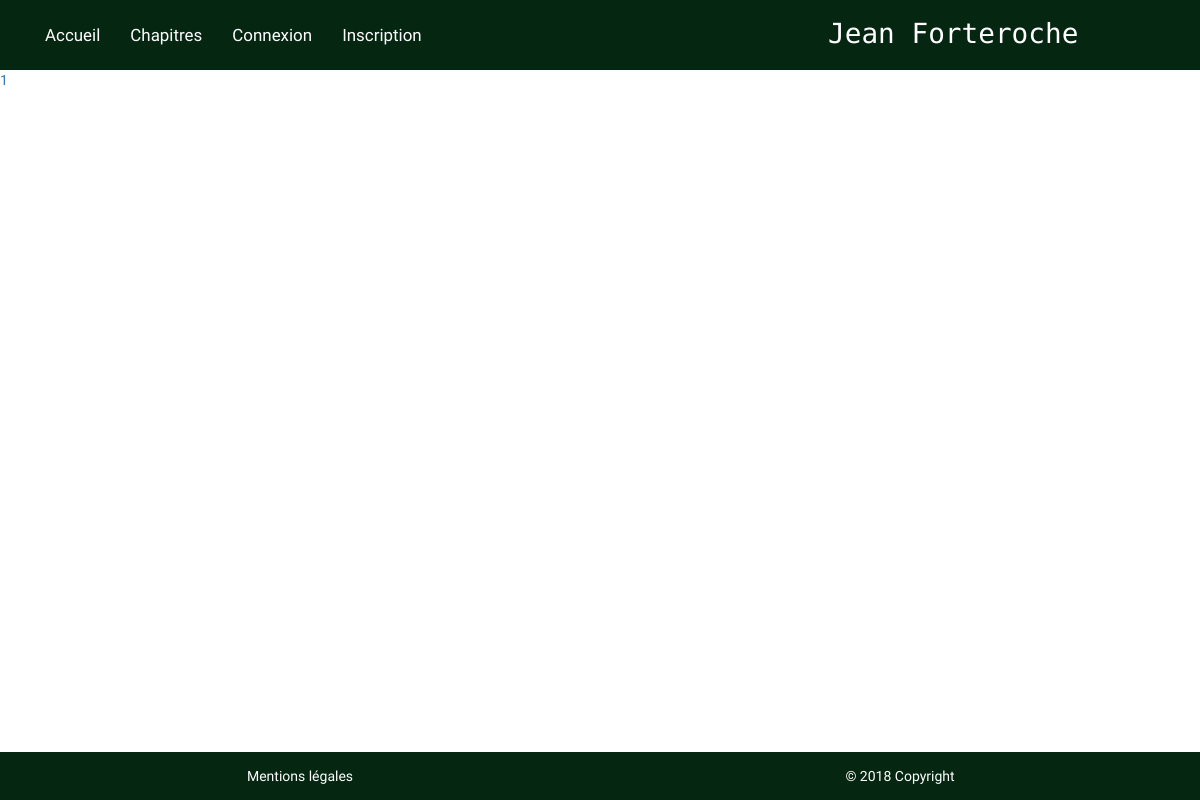
Before: /index.php?action=posts&page=2 with the older database file.
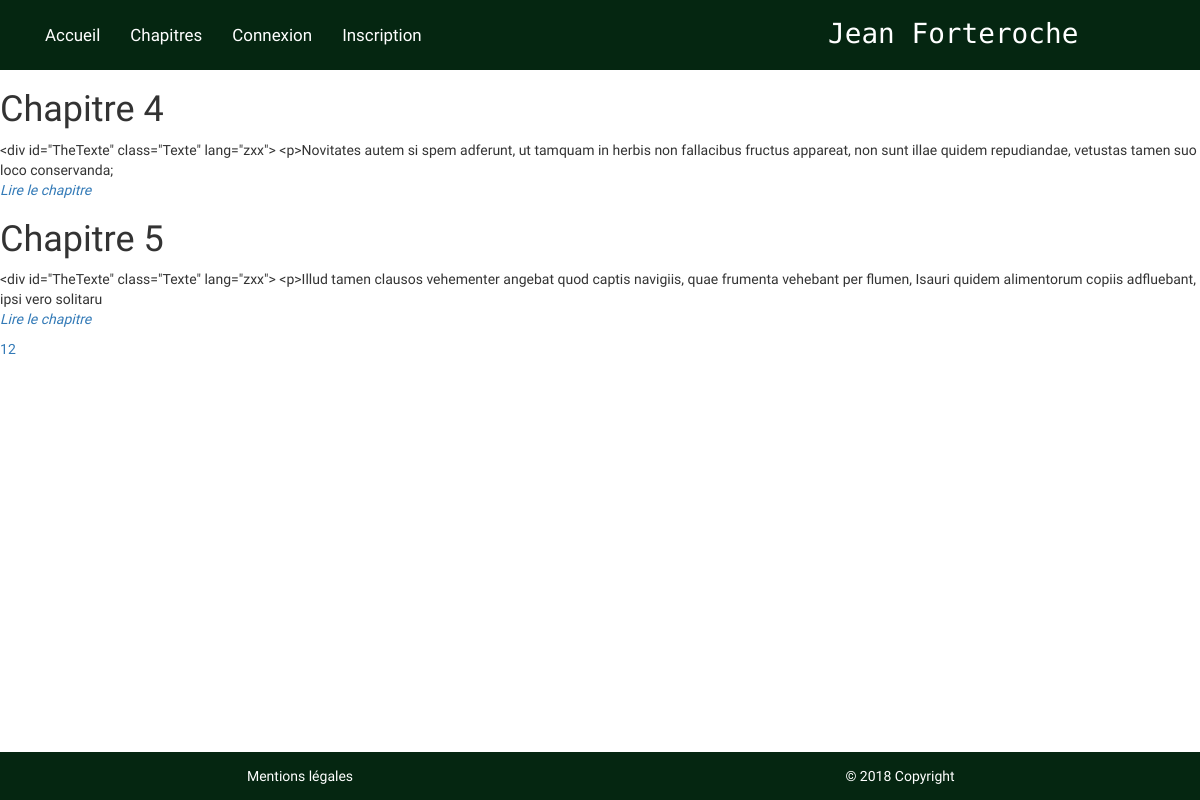
After: the same page with the newer database file.
### tables this page shows
CREATE TABLE `articles` (
  `id` int(11) NOT NULL,
  `title` varchar(255) NOT NULL,
  `content` text NOT NULL
);

### controller/PostController.php (called while the page is built, shortened)
<?php
require_once('Framework/Controller.php');
require_once('model/PostManager.php');
require_once('view/View.php');
class PostController extends Controller {
    private $postManager;
    public function __construct() {
        $this->postManager = new PostManager();
    }
    public function posts() {
        $articlesPerPage = 3;
        $totalPosts = $this->postManager->totalPosts();
        $pagesTotales = ceil($totalPosts/$articlesPerPage);
        if (isset($_GET['page']) AND !empty($_GET['page']) AND $_GET['page'] > 0)
        {
            $currentPage = $_GET['page'];
        } else {
            $currentPage = 1;
        }
        $start = ($currentPage-1)*$articlesPerPage;
        $posts = $this->postManager->getPosts($start, $articlesPerPage);
        $view = new View('Posts');
        $view->generate(array('posts' => $posts, 'pageTotales' => $pagesTotales));
    }
}

### Framework/Router.php (called while the page is built, shortened)
<?php
require_once('Controller.php');
require_once('view/View.php');
class Router {
    public function requestRouter() {
        try {
            $request = new Request(array_merge($_GET, $_POST));
            $controller = $this->createController($request);
            $action = $this->createAction($request);
            $controller->executeAction($action);
        }
        catch (Exception $e) {
            $this->manageError($e);
        }
    }
    private function createController(Request $request) {
        $controller = "Post";
        $classController = $controller . "Controller";
        $fileController = "controller/" . $classController . ".php";
        if (file_exists($fileController)) {
            $controller = new $classController();
            $controller->setRequest($request);
            return $controller;
        }
        else
            throw new Exception("Fichier '$fileController' introuvable");
    }
    private function createAction(Request $request) {
        $action = "index";
        if ($request->existParameter('action')) {
            $action = $request->getParameter('action');
        }
        return $action;
    }
}

### index.php (called while the page is built, shortened)
<?php
require('Framework/Router.php');
$router = new Router ();
$router->requestRouter();

### Framework/Manager.php (called while the page is built, shortened)
<?php
abstract class Manager {
    private $db;
    protected function executeARequest($sql, $params = null) {
        if ($params == null) {
            $result = $this->getDb()->query($sql);
        } else {
            $result = $this->getDb()->prepare($sql);
            $result->execute($params);
        }
        return $result;
    }
    public function getDb() {
        if ($this->db == null) {
            $this->db = new PDO('mysql:host=localhost;dbname=blog;charset=utf8', 'root', '');
        }
        return $this->db;
    }
}

### model/PostManager.php (called while the page is built, shortened)
<?php
require_once("Framework/Manager.php");
require_once("model/entities/Post.php");
class PostManager extends Manager
{
    public function getPosts($start = 0, $articlesPerPage = 2)
    {
        $results = $this->executeARequest('SELECT id, title, content FROM articles LIMIT ' .$articlesPerPage. ' OFFSET ' .$start);
        $posts = [];
        foreach ($results as $element){
            $post = new Post($element);
            $posts[] = $post;
        }
        return $posts;
    }
}

### model/entities/Post.php (called while the page is built, shortened)
<?php
class Post{
    private $id, $title, $content ;
    public function hydrate(array $data)
    {
        foreach ($data as $key => $value)
        {
            $method = 'set'.ucfirst($key);
        }
    }
    public function getId()
    {
        return $this->id;
    }
    public function setId($id)
    {
        $this->id = $id;
    }
    public function getTitle()
    {
        return $this->title;
    }
    public function setTitle($title)
    {
        $this->title = htmlspecialchars($title);
    }
    public function getContent()
    {
        return $this->content;
    }
    public function setContent($content)
    {
        $this->content = htmlspecialchars($content);
    }
}

### view/PostsView.php (the view)
<?php $this->title = 'Chapitres'; ?>
<?php
foreach ($posts as $post)
{
?>
    <h1> <?= $post->getTitle(); ?> </h1>
    <p><?= substr($post->getContent(), 0, 250);?>
    <br/>
    <em><a href="index.php?action=post&id=<?= $post->getId() ?>">Lire le chapitre</a></em></p>
<?php
}
?>
<?php
for ($i=1; $i<=$pageTotales;$i++)
{
    echo '<a href="index.php?action=posts&page=' .$i.'">' .$i.'</a>';
}

### view/template.php (shortened to what this page needs)
<!DOCTYPE html>
<html lang="fr">
    <head>
        <link href="./public/css/bootstrap.min.css" rel="stylesheet">
        <link rel="stylesheet" type="text/css" href="./public/css/styles-small.css">
        <link rel="stylesheet" type="text/css" href="./public/css/styles-medium.css">
        <link rel="stylesheet" type="text/css" href="./public/css/styles-large.css">
        <link rel="stylesheet" type="text/css" href="./public/css/styles-extra-large.css">
    </head>
    <body>
      <nav class="navbar navbar-inverse navbar-fixed-top" role="navigation">
        <div class="container">
          <div class="collapse navbar-collapse" id="bs-example-navbar-collapse-1">
            <ul class="nav navbar-nav">
              <li><a href="index.php">Accueil</a></li>
              <li><a href="index.php?action=posts">Chapitres</a></li>
              <?php
              if(isset($_SESSION['connected']) && $_SESSION['connected'] === true) {
              ?>
                <li><a href="index.php?controller=deconnection">Se déconnecter</a></li>
              <?php
              if(isset($_SESSION['username']) && $isAdmin) {
              ?>
                <li><a href="index.php?controller=post&action=postsAdmin">Panneau d'administration</a></li>
              <?php
              }
              } else {
                ?>
              <li><a href="index.php?controller=connection">Connexion</a></li>
              <li><a href="index.php?controller=inscription">Inscription</a></li>
              <?php } ?>
            </ul>
            <p id="jeanForteroche">Jean Forteroche</p>
          </div>
        </div>
      </nav>
      <?= $content ?>
      <footer class="page-footer">
          <a href="#" class="footerElement">Mentions légales</a>
          <div class="footerElement">© 2018 Copyright</div>
      </footer>
    </body>
</html>

### Framework/Controller.php (shortened to what this page needs)
<?php
require_once('view/View.php');
abstract class Controller {
    public function executeAction($action) {
        if (method_exists($this, $action)) {
            $this->action = $action;
            $this->{$this->action} ();
        }
        else {
            $classController = get_class($this);
            throw new Exception ("Action '$action' non définie dans la classe $classController");
        }
    }
}

### view/View.php (shortened to what this page needs)
<?php
class View {
private $file;
private $title;
public function __construct($action) {
  $this->file = './view/' . $action . "View.php";
  $this->userManager = new UserManager();
}
public function generate($data) {
  if (isset($_SESSION['username'])) {
    $isAdmin = $this->userManager->adminConnection($_SESSION['username']);
  } else {
    $isAdmin = false;
  }
  $content = $this->generateFile($this->file, $data);
  $view = $this->generateFile('view/template.php',
    array('title' => $this->title, 'content' => $content, 'isAdmin' => $isAdmin));
  echo $view;
}
private function generateFile($file, $data) {
  if (file_exists($file)) {
    extract($data);
    require $file;
    return ob_get_clean();
  }
  else {
    throw new Exception("Fichier '$file' introuvable");
  }
}
}

### public/css/styles-small.css (style rules this page uses)
body { padding-top: 5em; font-family: 'Karma', serif; background-color: white; }
.navbar { background-color: #052611; border: none; color: white; font-size: 1.1em; padding: 10px 15px; }
.navbar-inverse .navbar-nav > li > a { color: white; font-size: 1.1em; }
#jeanForteroche { display: none; }
.page-footer { width: 100%; position:absolute; bottom: 0; display: flex; flex-direction: row; padding: 1em 0; background-color: #052611; text-align: center; }
footer, footer > a { color: white; }
.footerElement { width: 50%; }

### public/css/styles-medium.css (style rules this page uses)
@media all and (min-width: 700px) { #jeanForteroche { display: block; margin: 0; padding-top: 0.15em; padding-left: 60%; font-size: 1.5em; font-family: 'Major Mono Display', monospace; color: white; } }

### public/css/styles-large.css (style rules this page uses)
@media all and (min-width: 992px) { .navbar { margin: 0; } }
@media all and (min-width: 992px) { #jeanForteroche { font-size: 1.8em; padding-left: 70%; } }

Changed rows visible on the page:
added articles: title "Chapitre 4", content "<div id=\"TheTexte\" class=\"Texte\" lang=\"zxx\"> <p>Novitates autem si spem adferunt, ut tamquam in herbis non fallacibus fructus appareat, non sunt illae quidem repudiandae, vetustas tamen suo loco conservanda;"
added articles: title "Chapitre 5", content "<div id=\"TheTexte\" class=\"Texte\" lang=\"zxx\"> <p>Illud tamen clausos vehementer angebat quod captis navigiis, quae frumenta vehebant per flumen, Isauri quidem alimentorum copiis adfluebant, ipsi vero solitaru"
Other visible differences:
new list line: "2"
